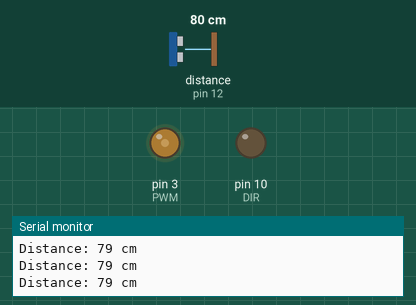
Recording of a sketch running on a simulated Arduino Uno, built with avr-gcc and run on an emulated ATmega328P. Shown: output pins drawn as LEDs (lit = HIGH), the last lines printed to the serial monitor. Wiring (inferred from the names in the program): ultrasonic range finder: trigger pin 13; echo pin 12. The test bench sets the inputs (shaded band); at power-on: distance to the obstacle (sensor on pin 12) 80 cm. The echo pulse lasts 58.3 µs per cm; pins used as bus, display or sensor lines are not drawn.

Above: at 1.7 s.
1.8 s: distance to the obstacle (sensor on pin 12) set to 35 cm
At 2.5 s:
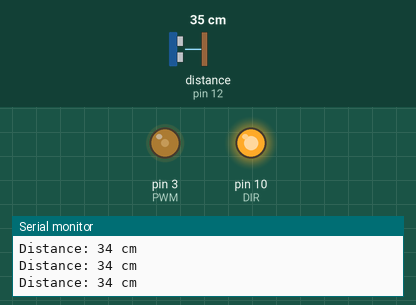
3.4 s: distance to the obstacle (sensor on pin 12) set to 4 cm
At 4.1 s:
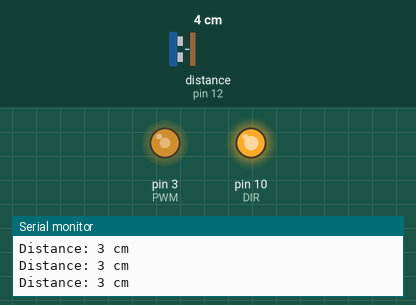
5.0 s: distance to the obstacle (sensor on pin 12) set to 60 cm
At 6.0 s:
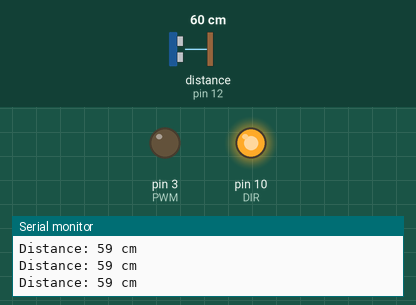
6.6 s: distance to the obstacle (sensor on pin 12) set to 120 cm
At 7.2 s:
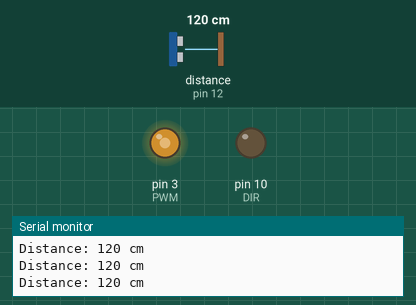
8.2 s: distance to the obstacle (sensor on pin 12) set to 2 cm
At 8.8 s:
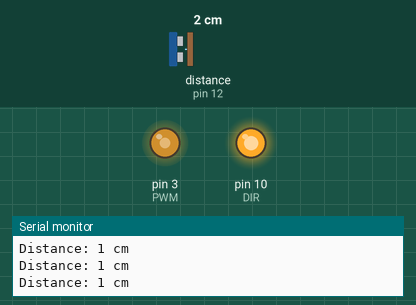
9.8 s: distance to the obstacle (sensor on pin 12) set to 250 cm
At 11.0 s:
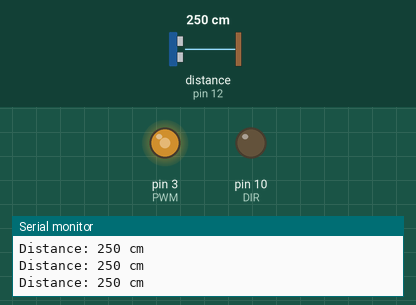
Timing chart, 0 to 12.4 s (numbered marks = the images above; inputs shaded):
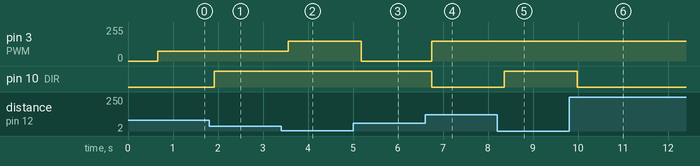

The sketch:

ultra.ino.ino
```cpp
const int trigPin = 13;
const int echoPin =12;
int distance;
long duration;
int DIR = 10;
int PWM = 3;

void setup() {
   pinMode(DIR, OUTPUT);
  pinMode(PWM, OUTPUT);
  analogWrite(PWM,0);
  delay(50);

  pinMode(trigPin, OUTPUT);
  pinMode(echoPin,INPUT);
   Serial.begin(9600);
   digitalWrite(trigPin, LOW);
   digitalWrite(echoPin, LOW);
  Serial.println("Distance measurement using Arduino Uno.");
  delay(500);
}

void loop() {
digitalWrite(trigPin, LOW);
delayMicroseconds(2);
digitalWrite(trigPin, HIGH);
delayMicroseconds(10);
digitalWrite(trigPin, LOW);


duration = pulseIn(echoPin, HIGH);
    distance = (duration * 0.0344) / 2;

    Serial.print("Distance: ");
    Serial.print(distance);
    Serial.println(" cm");
    delay(100);
    if(distance<25){
      digitalWrite(DIR,HIGH);
  analogWrite(PWM,150);
    }
    else if(distance>25 && distance <50)
    {
      digitalWrite(DIR,HIGH);
  analogWrite(PWM,75);
    }
    else if(distance>50 && distance<75)
    {
       analogWrite(PWM,0);
    }
    else if(distance<100 && distance>75)
    {
      digitalWrite(DIR,LOW);
      analogWrite(PWM,75);
    }
    else if(distance>100)
    {
      digitalWrite(DIR,LOW);
      analogWrite(PWM,150);
    }
}
```

Measured:
- after the input at 1.8 s, pin 10 (DIR): LOW → HIGH after 0.12 s
- after the input at 3.4 s, pin 3 (PWM): 75/255 → 150/255 after 0.16 s
- after the input at 5.0 s, pin 3 (PWM): 150/255 → 0/255 after 0.18 s
- after the input at 6.6 s, pin 3 (PWM): 0/255 → 150/255 after 0.15 s; pin 10 (DIR): HIGH → LOW after 0.15 s
- after the input at 8.2 s, pin 10 (DIR): LOW → HIGH after 0.16 s
- after the input at 9.8 s, pin 10 (DIR): HIGH → LOW after 0.19 s
